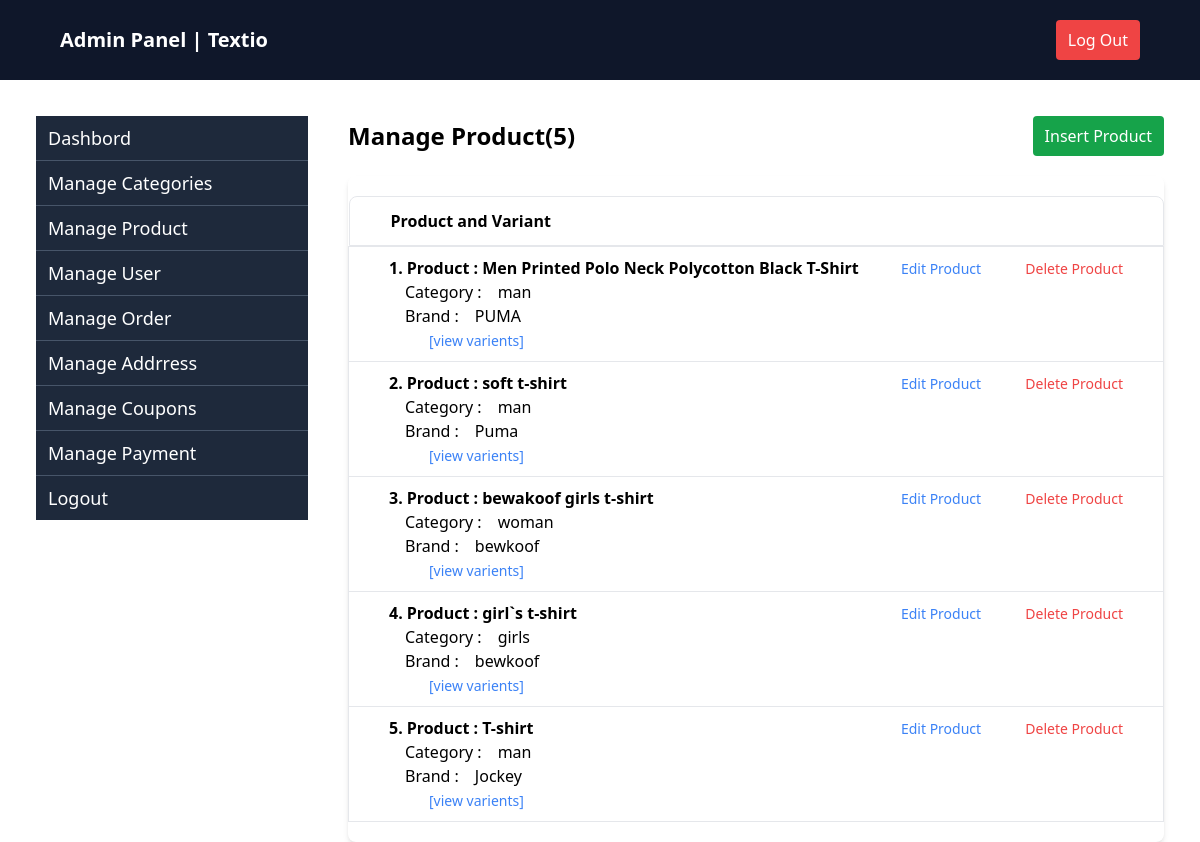
/manage-product/ (signed in), run on the app's committed database.
### apptextio/models.py (models this page shows, shortened)
class Product(models.Model):
    category = models.ForeignKey(Category, on_delete=models.CASCADE)
    brand = models.CharField(max_length=50)
    title = models.CharField(max_length=200)
    description = models.TextField()
    base_price = models.DecimalField(max_digits=10,decimal_places=2,blank=True,null=True)

class Category(models.Model):
    name = models.CharField(max_length=100)
    def __str__(self):
        return self.name

### apptextio/admin_views.py (the view)
# urls.py: path("manage-product/",manageproduct,name="manageproduct"),
def manageproduct(request):
    if request.user.is_superuser:
        products = Product.objects.prefetch_related('variants')
        return render(request,"admin/manage_products.html",{"products":products})
    else:
        return render(request,"public/main.html")

### apptextio/context_processors.py (called while the page is built)
def no_of_orderitms(request):
    numbers = 0
    try:
        order = Order.objects.filter(user=request.user,isordered=False,from_buynow=False).first()
        if order:
            orderitems = OrderItem.objects.filter(order_id=order,isordered=False)
            numbers = orderitems.count()
        return {"numbers":numbers}
    except:
        return {"numbers":numbers}

### apptextio/templates/admin/manage_products.html
{% extends "admin/admin_base.html" %}
{% block content %}
<div class="flex flex-1 justify-between items-center">
    <h2 class="text-2xl font-semibold ">Manage Product({{products|length}})</h2>
    <a href="{% url 'insert-product' %}" class="text-white bg-green-600 px-3 py-2 rounded">Insert Product</a>
</div>
<div class="relative overflow-x-auto shadow-md sm:rounded-lg mt-5">
    <table class="my-5 w-full">
        <thead class="">
            <tr class="flex justify-between px-10 border py-1 rounded-t-lg">
                <th class="py-2 ">Product and Variant</th>
            </tr>
        </thead>
        <tbody>
            {% for product in products %}
            <tr class="border py-1">
                <td class="px-10">
                    <div class="my-2">
                        <div class="flex ">
                            <div class="flex flex-row font-semibold">
                                <span class="">{{ forloop.counter }}.</span>
                                <h2 class="px-1 ">Product : </h2>
                                <h2 class="">{{ product.title }}</h2>
                            </div>
                            <div class="ml-auto ">
                                <a href="{% url 'edit_product' product.id %}" class="text-blue-500 text-sm pr-10">Edit Product</a>
                                <a href="{% url 'deleteproduct' product.id %}" class="text-red-500  text-sm">Delete Product</a>
                            </div>
                        </div>
                        <div class="flex flex-1">
                            <h2 class="px-4">Category : </h2>
                            <h2>{{ product.category }}</h2>
                        </div>
                        <div class="flex flex-1">
                            <h2 class="px-4">Brand : </h2>
                            <h2>{{ product.brand }}</h2>
                        </div>
                        <div class="flex flex-col pl-10">
                            <div class="">
                                <a href="{% url 'viewvariants' product.id %}" class="text-blue-500 text-sm">[view
                                    varients]</a>
                            </div>
                        </div>
                    </div>
                </td>
            </tr>
            {% endfor %}
        </tbody>
    </table>
</div>
{% endblock %}

### data on the page
Product: title "Men Printed Polo Neck Polycotton Black T-Shirt", category "man", brand "PUMA"
Product: title "soft t-shirt", category "man", brand "Puma"
Product: title "bewakoof girls t-shirt", category "woman", brand "bewkoof"
Product: title "girl`s t-shirt", category "girls", brand "bewkoof"
Product: title "T-shirt", category "man", brand "Jockey"

### other printed values
{{ products|length }} "5"
